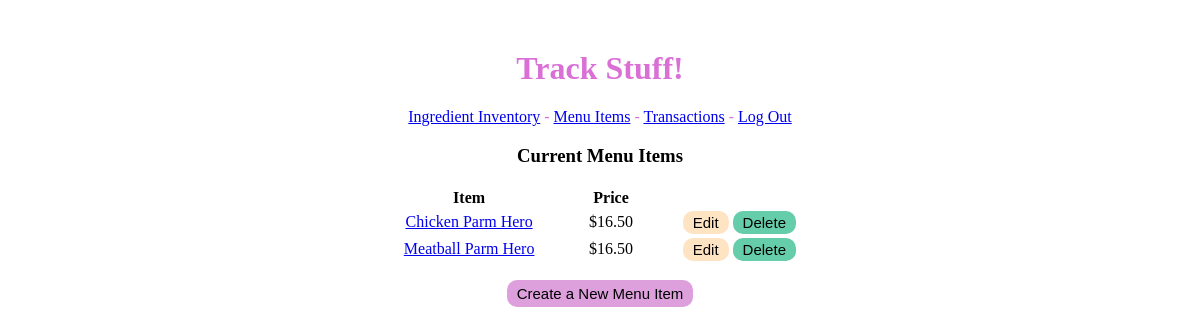
The app's page /menulist/ (signed in) with its own data.
### inventory/models.py (models this page shows, shortened)
class MenuItem(models.Model):
    name = models.CharField(max_length=70)
    price = models.DecimalField(max_digits=10, decimal_places=2)

### inventory/views.py (the view)
# urls.py: path("menulist/", views.MenuList.as_view(), name='menu_list'),
class MenuList(LoginRequiredMixin, ListView):
    model = MenuItem
    template_name = "inventory/menu_item_list.html"

### inventory/templates/inventory/menu_item_list.html
{% extends 'inventory/base.html' %}
{% load static %}
{% block head %}
    <link rel="stylesheet" href="{% static 'inventory/style.css' %}">
{% endblock %}
{% block content %}
    <h3>Current Menu Items</h3>
    <table style="margin:0px auto; width: 40%">
        <tr><th>Item</th><th>Price</th></tr>
        {% for item in object_list %}
            <tr>
                <td><a href="{% url 'recipe_list' item.name %}">{{ item.name }}</a></td>
                <td>${{ item.price }} </td>
                <td><a href="{% url 'menu_item_update' item.id %}"><button class="Edit">Edit</button></a>
                    <a href="{% url 'menu_delete' item.id %}"><button class="Delete">Delete</button></td>
                <td></a></td>
        {% endfor %}
    </table>
    <p><a href="{% url 'menu_create' %}"><button class="Submit">Create a New Menu Item</button></a></p>
{% endblock content %}

### inventory/static/inventory/style.css (style rules this page uses)
button[class='Submit'] { background-color: plum; text-align: center; padding: 5px 10px; font-size: 15px; border: none; border-radius: 10px; cursor: pointer }
button[class='Edit'] { background-color: bisque; text-align: center; border: none; border-radius: 10px; cursor: pointer; padding: 3px 10px; font-size: 15px; }
button[class='Delete'] { background-color: mediumaquamarine; text-align: center; border: none; border-radius: 10px; cursor: pointer; padding: 3px 10px; font-size: 15px; }

### inventory/templates/inventory/base.html (style rules this page uses)
body { text-align: center; margin-top:50px }

### records on screen
MenuItem: name "Chicken Parm Hero", price "16.50"
MenuItem: name "Meatball Parm Hero", price "16.50"
